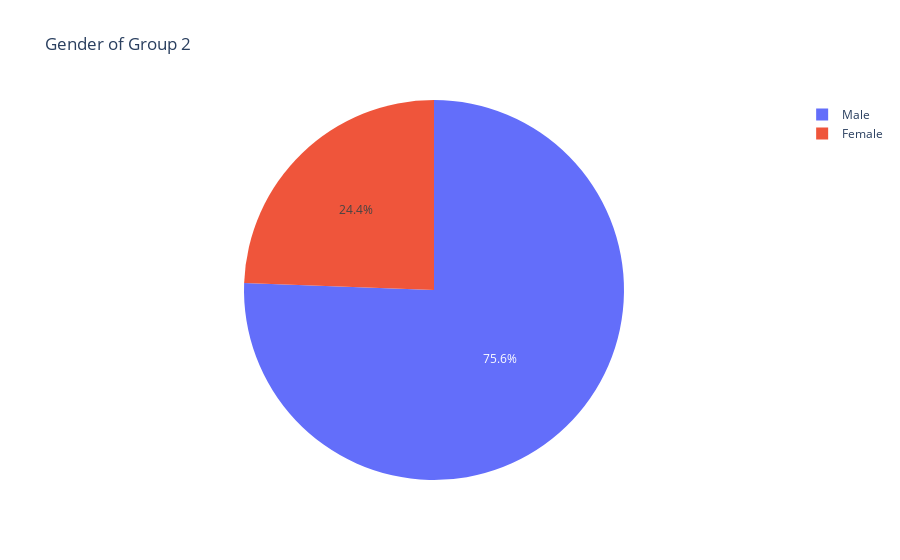

This figure's notebook cell:
### Code cell
px.pie(final_df[final_df['group'] == 2].groupby('male').count().reset_index(), names='male', values='profile',
        title='Gender of Group 2')

### Figure 1 — Plotly figure (JSON) as saved in the notebook; plotly's stock layout.template omitted (floating-point values rounded to 4 significant figures)
{"data": [{"domain": {"x": [0, 1], "y": [0, 1]}, "hovertemplate": "male=%{label}<br>profile=%{value}<extra></extra>", "labels": ["Female", "Male"], "legendgroup": "", "name": "", "showlegend": true, "type": "pie", "values": [4342, 13442]}], "layout": {"legend": {"tracegroupgap": 0}, "title": {"text": "Gender of Group 2"}}}
